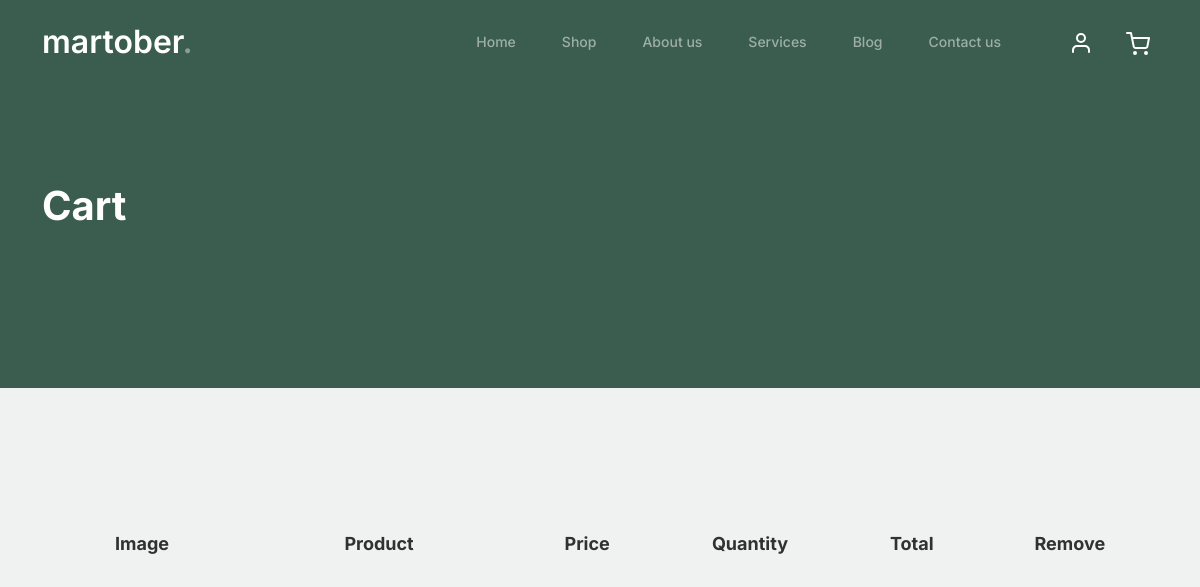
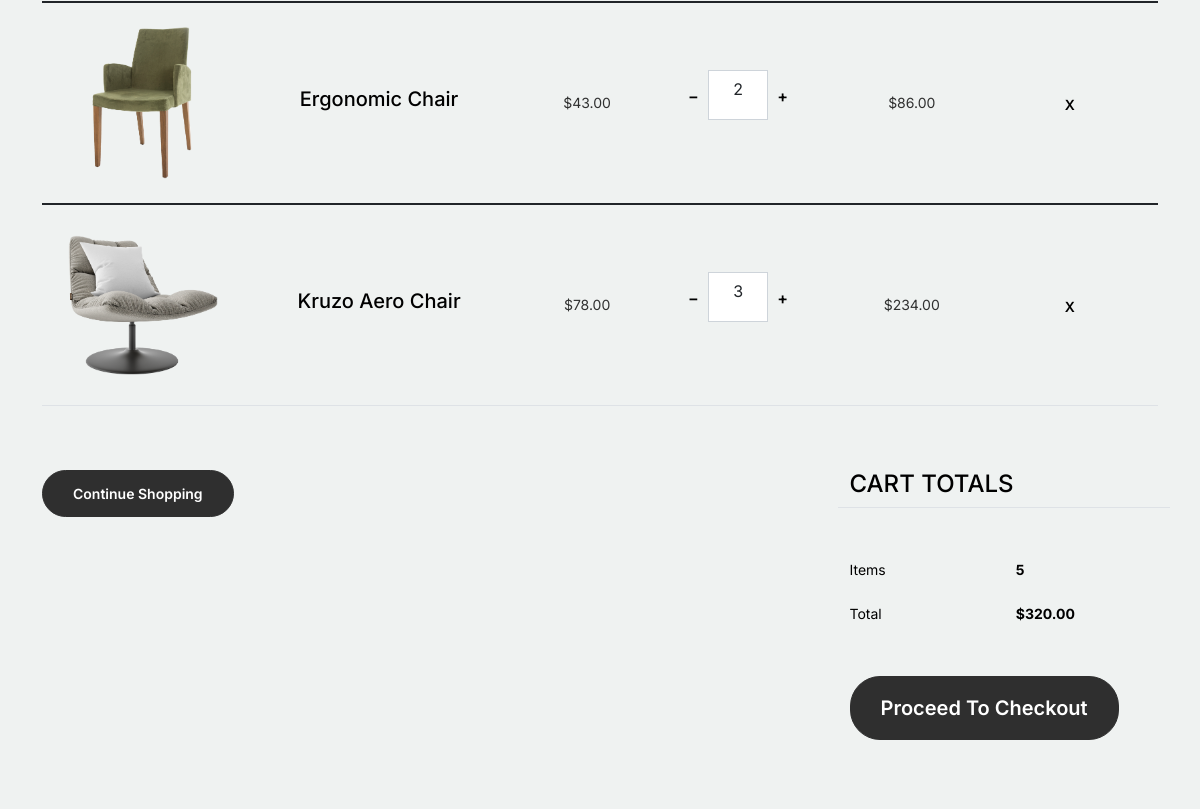
/cart/ (signed in, upper part), run on an earlier commit of the app's database (2 pictures, top to bottom).
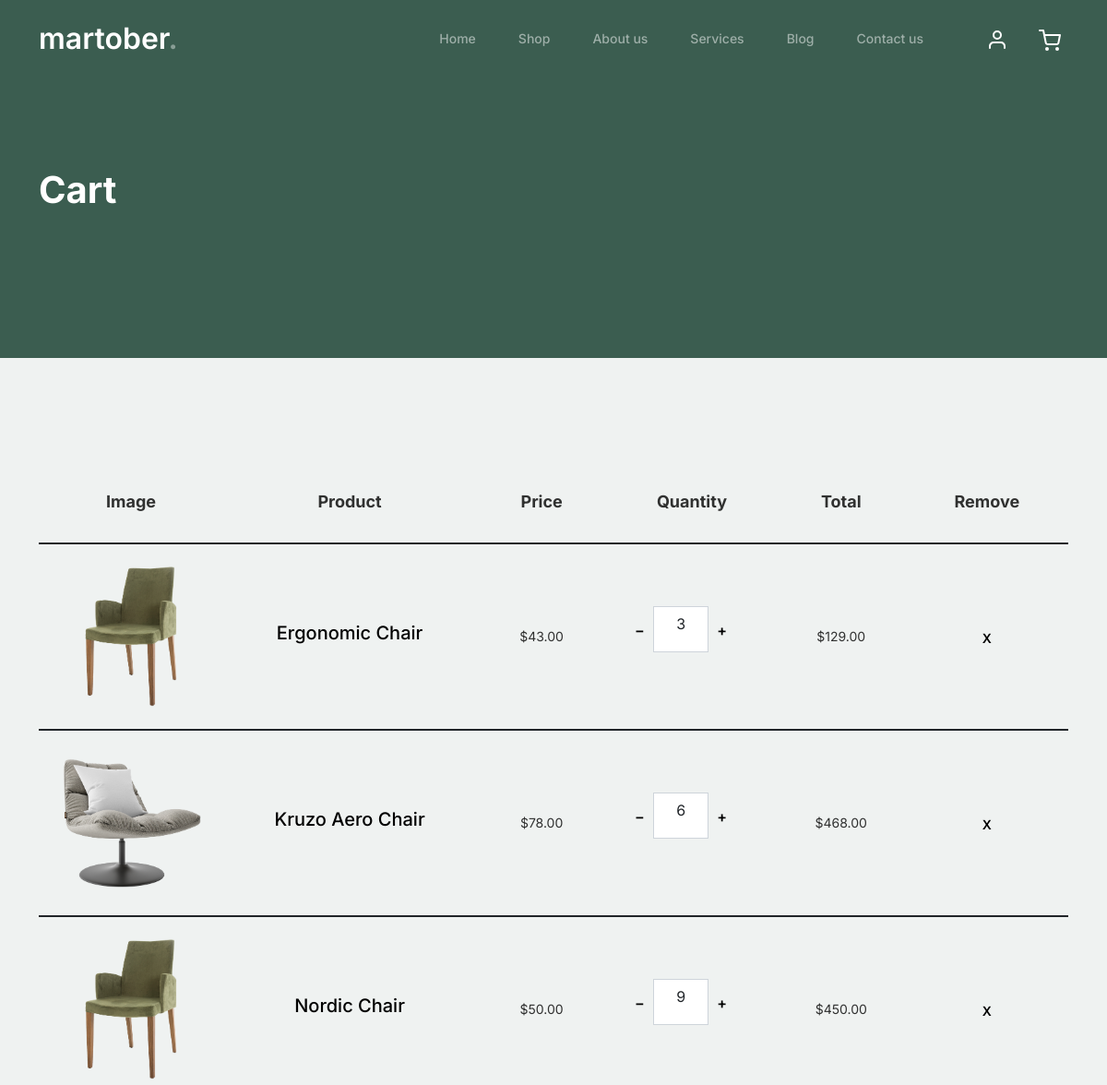
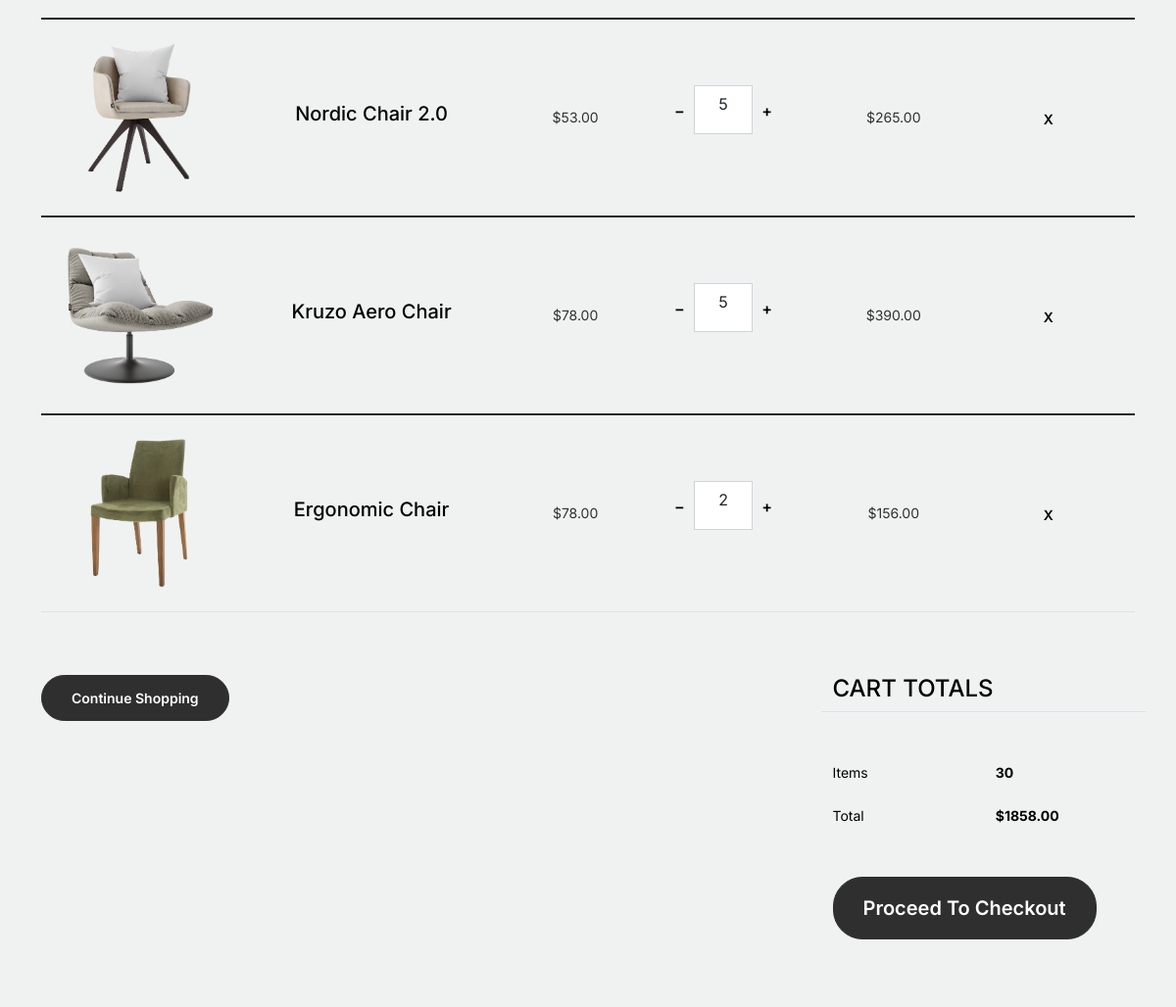
And on a later commit of the database (2 pictures, top to bottom).
### app/models.py (models this page shows, shortened)
class OrderItem(models.Model):
    product = models.ForeignKey(Product, on_delete=models.SET_NULL, blank=True, null=True)
    order = models.ForeignKey(Order, on_delete=models.SET_NULL, blank=True, null=True)
    quantity = models.IntegerField(default=0, null=True, blank=True)
    date_added = models.DateTimeField(auto_now_add=True)
    @property
    def get_total(self):
        total = self.product.price * self.quantity
        return total

class Product(models.Model):
    name = models.CharField(max_length=200, null=True)
    price = models.FloatField(max_length=200, null=True)
    chair = models.BooleanField(default=False, null=True)
    sofa = models.BooleanField(default=False, null=True)
    table = models.BooleanField(default=False, null=True)
    image = models.ImageField(null=True, blank=True)
    @property
    def ImageURL(self):
        try:
            url = self.image.url
        except AttributeError:
            url = ''
        except Exception as e:
            print(f"An error occurred: {e}")
            url = ''
        return url

class Order(models.Model):
    customer = models.ForeignKey(Customer, on_delete=models.SET_NULL, null=True, blank=False)
    date_order = models.DateTimeField(auto_now_add=True)
    complete = models.BooleanField(default=False, null=True, blank=False)
    transaction_id = models.CharField(max_length=200, null=True)
    @property
    def get_cart_items(self):
        orderitems = self.orderitem_set.all()
        total = sum([item.quantity for item in orderitems])
        return total
    @property
    def get_cart_total(self):
        orderitems = self.orderitem_set.all()
        total = sum([item.get_total for item in orderitems])
        return total

### app/views.py (the view)
# urls.py: path('cart/', views.cart, name="cart"),
def cart(request):
    if request.user.is_authenticated:
        customer = request.user.customer
        order, created = Order.objects.get_or_create(customer = customer, complete=False)
        items = order.orderitem_set.all()
    else:
        items = []
        order = {'get_cart_items':0, 'get_cart_total':0}
    context= {'items':items, 'order':order}
    return render(request, 'app/cart.html', context)

### app/templates/app/cart.html (shortened to what the changed rows need)
{% load static %}
<!doctype html>
<html lang="en">
<head>
		<link href="{%static 'app/css/bootstrap.min.css' %}" rel="stylesheet">
		<link href="https://cdnjs.cloudflare.com/ajax/libs/font-awesome/6.0.0-beta3/css/all.min.css" rel="stylesheet">
		<link href="{%static 'app/css/tiny-slider.css' %}" rel="stylesheet">
		<link href="{%static 'app/css/style.css' %}" rel="stylesheet">
	</head>
	<body>
			<div class="hero">
				<div class="container">
					<div class="row justify-content-between">
						<div class="col-lg-5">
							<div class="intro-excerpt">
								<h1>Cart</h1>
							</div>
						</div>
					</div>
				</div>
			</div>
		<div class="untree_co-section before-footer-section">
            <div class="container">
              <div class="row mb-5">
                <form class="col-md-12" method="post">
                  <div class="site-blocks-table">
                    <table class="table">
                      <thead>
                        <tr>
                          <th class="product-thumbnail">Image</th>
                          <th class="product-name">Product</th>
                          <th class="product-price">Price</th>
                          <th class="product-quantity">Quantity</th>
                          <th class="product-total">Total</th>
                          <th class="product-remove">Remove</th>
                        </tr>
                      </thead>
					  {% for item in items %}
                      <tbody>
                        <tr>
                          <td class="product-thumbnail">
                            <img src="{{item.product.ImageURL}}" alt="Image" class="img-fluid">
                          </td>
                          <td class="product-name">
                            <h2 class="h5 text-black">{{item.product.name}}</h2>
                          </td>
                          <td>${{item.product.price | floatformat:2}}</td>
                          <td>
                            <div class="input-group mb-3 d-flex align-items-center quantity-container" style="max-width: 120px;">
								<div class="input-group-prepend">
									<button data-product="{{ item.product.id }}" data-action="remove" class="btn btn-outline-black decrease update-cart" type="button">&minus;</button>
								</div>
								<span data-product="{{ item.product.id }}" class="form-control text-center quantity-amount">{{ item.quantity }}</span>
								<div class="input-group-append">
									<button data-product="{{ item.product.id }}" data-action="add" class="btn btn-outline-black increase update-cart" type="button">&plus;</button>
								</div>
                            </div>
                          </td>
                          <td>${{item.get_total | floatformat:2}}</td>
                          <td><a href="#" class="btn btn-black btn-sm">X</a></td>
                        </tr>
                      </tbody>
					  {% endfor %}
                    </table>
                  </div>
                </form>
              </div>
              <div class="row">
                <div class="col-md-6 pl-5">
                  <div class="row justify-content-end">
                    <div class="col-md-7">
                      <div class="row mb-3">
                        <div class="col-md-6 text-right">
                          <strong class="text-black">{{order.get_cart_items}}</strong>
                        </div>
                      </div>
                      <div class="row mb-5">
                        <div class="col-md-6 text-right">
                          <strong class="text-black">${{order.get_cart_total | floatformat:2}}</strong>
                        </div>
                      </div>
                    </div>
                  </div>
                </div>
              </div>
            </div>
          </div>
	</body>
</html>

What changed in the data, as far as the page shows it:
changed OrderItem (number 1 of 6 on the later page): quantity "2" → "3"; get_total "86.00" → "129.00"
changed OrderItem (number 2 of 6 on the later page): quantity "3" → "6"; get_total "234.00" → "468.00"
added OrderItem: product.ImageURL (picture), product.name "Nordic Chair", product.price "50.00", quantity "9", get_total "450.00"
added OrderItem: product.ImageURL (picture), product.name "Nordic Chair 2.0", product.price "53.00", quantity "5", get_total "265.00"
added OrderItem: product.ImageURL (picture), product.name "Kruzo Aero Chair", product.price "78.00", quantity "5", get_total "390.00"
added OrderItem: product.ImageURL (picture), product.name "Ergonomic Chair", product.price "78.00", quantity "2", get_total "156.00"
changed through a linked row, Order: get_cart_items "5" → "30"; get_cart_total "320.00" → "1858.00"
